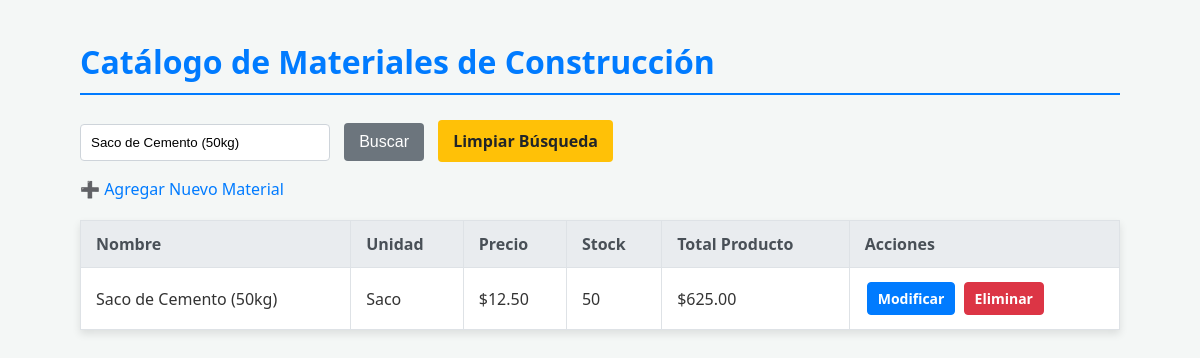
/index.php?nombre=Saco de Cemento (50kg), run on the app's committed database.
### tables this page shows
CREATE TABLE `materiales` (
  `id` int(11) NOT NULL,
  `nombre` varchar(255) NOT NULL,
  `unidad_medida` varchar(50) NOT NULL,
  `precio` decimal(10,2) NOT NULL,
  `stock` int(11) NOT NULL,
  `total_producto` decimal(10,2) GENERATED ALWAYS AS (`precio` * `stock`) STORED
);

### index.php (the view, shortened to what this page needs)
<?php
include('config/conexion.php');
$busqueda = $_GET['nombre'] ?? '';
$sql = "SELECT id, nombre, unidad_medida, precio, stock, (precio * stock) AS total_producto
        FROM materiales";
if (!empty($busqueda)) {
    $sql .= " WHERE nombre LIKE '%" . $conn->real_escape_string($busqueda) . "%'";
}
$sql .= " ORDER BY id DESC";
$resultado = $conn->query($sql);
?>
<!DOCTYPE html>
<html lang="es">
<head>
    <link rel="stylesheet" href="css/estilos.css">
</head>
<body>
    <div class="container">
        <h1>Catálogo de Materiales de Construcción</h1>
        <form class="search-form" action="index.php" method="GET">
            <input type="text" name="nombre" placeholder="Buscar por nombre..." value="<?= htmlspecialchars($busqueda) ?>">
            <button type="submit">Buscar</button>
            <?php if (!empty($busqueda)): ?>
                <a href="index.php">Limpiar Búsqueda</a>
            <?php endif; ?>
        </form>
        <p><a href="crear.php" class="btn-agregar">➕ Agregar Nuevo Material</a></p>
        <table>
            <thead>
                <tr>
                    <th>Nombre</th>
                    <th>Unidad</th>
                    <th>Precio</th>
                    <th>Stock</th>
                    <th>Total Producto</th>
                    <th>Acciones</th>
                </tr>
            </thead>
            <tbody>
                <?php
                if ($resultado && $resultado->num_rows > 0):
                    while($fila = $resultado->fetch_assoc()):
                ?>
                <tr>
                    <td><?= htmlspecialchars($fila['nombre']) ?></td>
                    <td><?= htmlspecialchars($fila['unidad_medida']) ?></td>
                    <td>$<?= number_format($fila['precio'], 2) ?></td>
                    <td><?= htmlspecialchars($fila['stock']) ?></td>
                    <td>$<?= number_format($fila['total_producto'], 2) ?></td>
                    <td>
                        <a href="editar.php?id=<?= $fila['id'] ?>" class="btn-modificar">Modificar</a>
                        <a href="eliminar.php?id=<?= $fila['id'] ?>"
                            class="btn-eliminar"
                            onclick="return confirm('¿Seguro que deseas eliminar? (SOLO si el stock es 0)')">
                            Eliminar
                        </a>
                    </td>
                </tr>
                <?php
                    endwhile;
                else:
                ?>
                <tr>
                    <td colspan="6">No se encontraron materiales.</td>
                </tr>
                <?php endif; ?>
            </tbody>
        </table>
    </div>
</body>
</html>

### css/estilos.css (style rules this page uses)
body { font-family: 'Segoe UI', Tahoma, Geneva, Verdana, sans-serif; margin: 40px; background-color: #f4f7f6; color: #333; }
h1 { color: #007bff; border-bottom: 2px solid #007bff; padding-bottom: 10px; margin-bottom: 25px; }
a { color: #007bff; text-decoration: none; }
.container { max-width: 100%; margin: auto; padding: 0 40px; }
table { width: 100%; border-collapse: collapse; margin-top: 20px; box-shadow: 0 4px 8px rgba(0, 0, 0, 0.1); background-color: #fff; }
th, td { border: 1px solid #dee2e6; padding: 12px 15px; text-align: left; }
th { background-color: #e9ecef; color: #495057; font-weight: 600; }
form { width: 100%; }
input[type="text"], input[type="number"] { padding: 10px; width: 100%; border: 1px solid #ced4da; border-radius: 4px; box-sizing: border-box; }
button[type="submit"] { background-color: #28a745; color: white; padding: 10px 20px; border: none; border-radius: 4px; cursor: pointer; font-size: 16px; transition: background-color 0.3s; }
.search-form input[type="text"] { width: 250px; display: inline-block; margin-right: 10px; }
.search-form button { background-color: #6c757d; color: white; padding: 10px 15px; border: none; border-radius: 4px; cursor: pointer; transition: background-color 0.3s; }
.search-form a { display: inline-block; padding: 10px 15px; background-color: #ffc107; color: #212529; border-radius: 4px; font-weight: 600; margin-left: 10px; }
.btn-modificar, .btn-eliminar { display: inline-block; padding: 6px 10px; border-radius: 4px; font-size: 14px; font-weight: 600; text-decoration: none; transition: background-color 0.3s; margin: 2px; }
.btn-modificar { background-color: #007bff; color: white; border: 1px solid #007bff; }
.btn-eliminar { background-color: #dc3545; color: white; border: 1px solid #dc3545; }

### data on the page
materiales: nombre "Saco de Cemento (50kg)", unidad_medida "Saco", precio "12.50", stock "50", total_producto "625.00"
